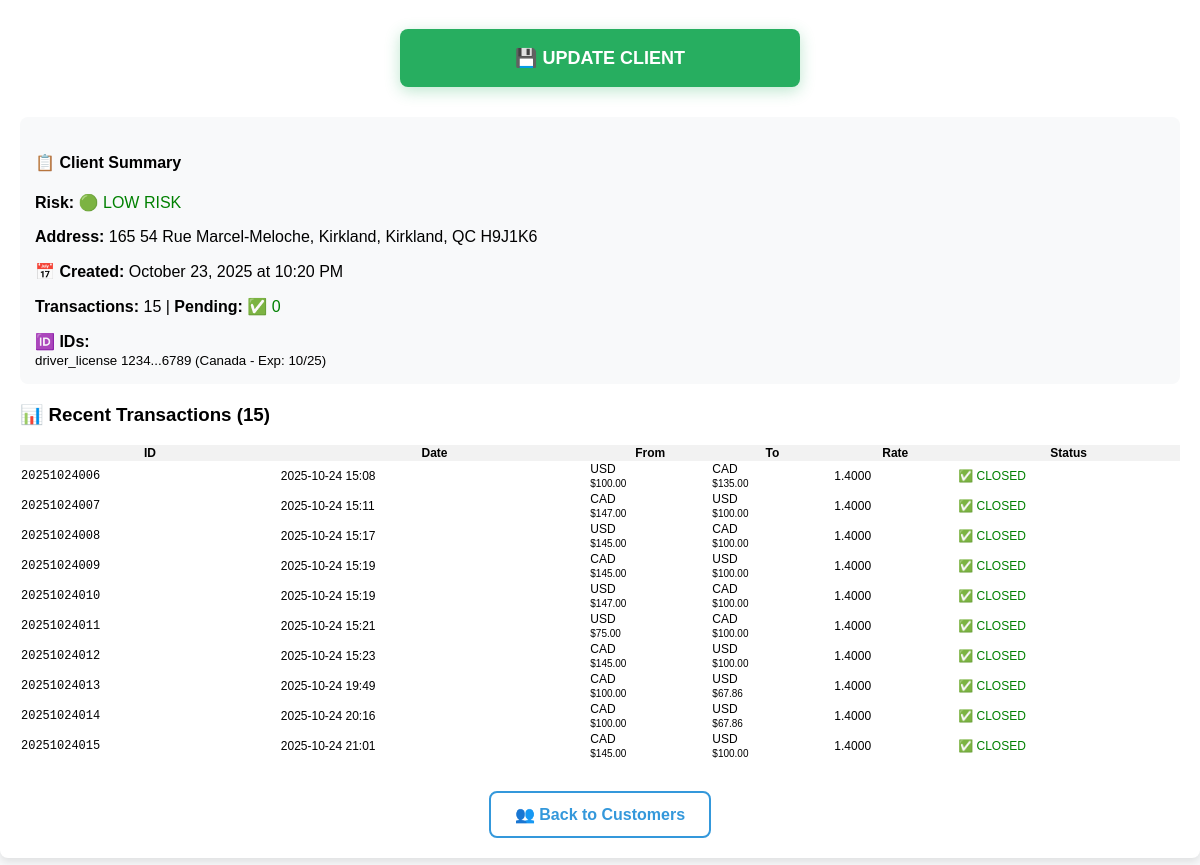
The page /edit_client/1 (signed in, lower part) on the database as committed earlier.
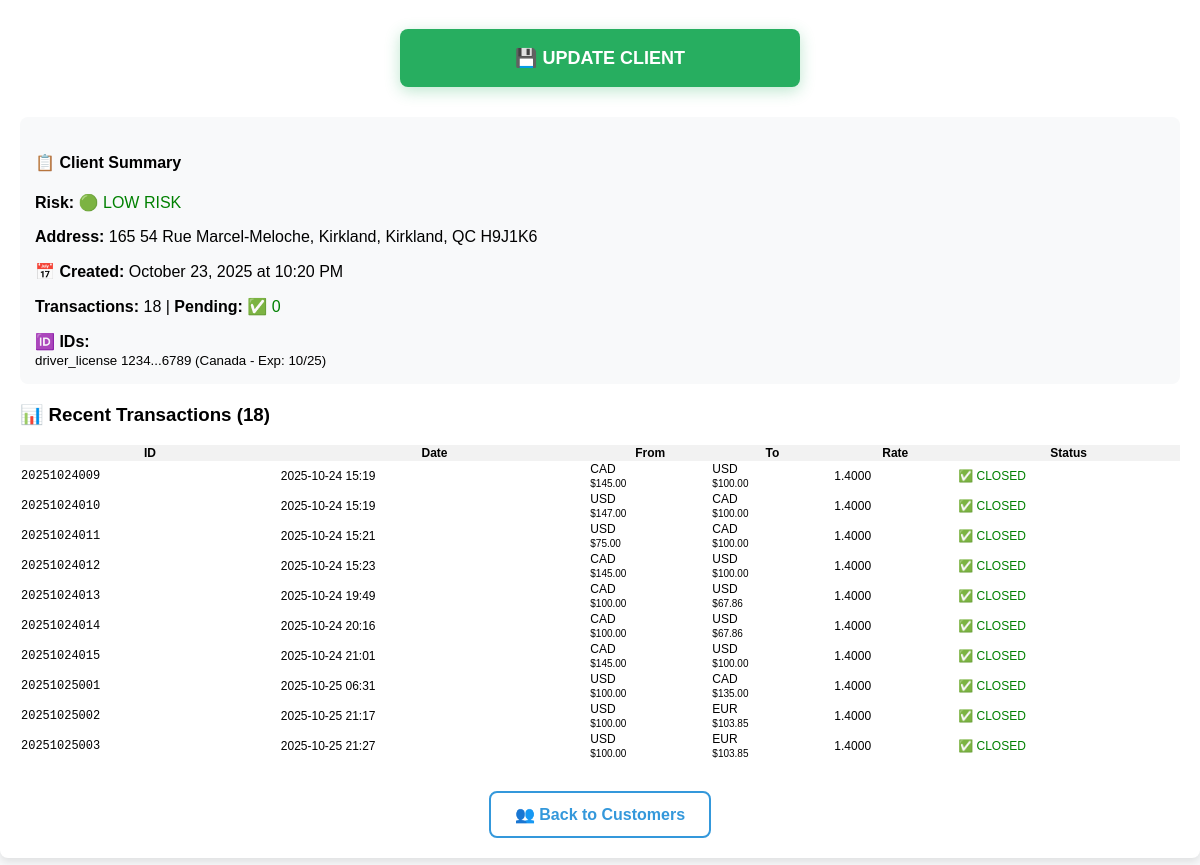
The same page on the database as committed later.
### app.py (models this page shows)
class Transaction(db.Model):
    id = db.Column(db.String(11), primary_key=True)
    date = db.Column(db.DateTime, default=datetime.utcnow)
    from_currency = db.Column(db.String(3), nullable=False)
    to_currency = db.Column(db.String(3), nullable=False)
    from_amount = db.Column(db.Float, nullable=False)
    to_amount = db.Column(db.Float, nullable=False)
    exchange_rate = db.Column(db.Float, nullable=False)
    notes = db.Column(db.Text, nullable=True)
    is_fintrac = db.Column(db.Boolean, default=False)
    client_id = db.Column(db.Integer, db.ForeignKey('client.id'), nullable=False)
    receipt_filename = db.Column(db.String(100))
    status = db.Column(db.String(10), default='closed')

### app.py (the view, shortened to what this page needs)
@app.route('/edit_client/<client_id>', methods=['GET', 'POST'])
def edit_client(client_id):
    print(f"🔍 DEBUG: edit_client called with client_id={client_id}, method={request.method}")  # DEBUG
    if 'user_id' not in session:
        return redirect(url_for('login'))
    if client_id == 'new':
        client = None
    else:
        client = Client.query.get_or_404(int(client_id))
    return render_template('edit_client.html', client=client)

### templates/edit_client.html (shortened to what this page needs)
{% extends "base.html" %}
{% block content %}
<div style="text-align:center; margin-bottom:30px;">
    <button type="submit" form="clientForm"
            style="width:100%; max-width:400px; padding:18px; background:#27ae60; color:white; border:none; border-radius:8px; font-size:18px; font-weight:bold; cursor:pointer; box-shadow:0 4px 15px rgba(39,174,96,0.3);">
        {% if client %}💾 UPDATE CLIENT{% else %}👥 ADD NEW CLIENT{% endif %}
    </button>
</div>
{% if client %}
<div style="background:#f8f9fa; padding:15px; border-radius:8px; margin-bottom:20px;">
    <h4>📋 Client Summary</h4>
    <p><strong>Risk:</strong>
        {% if client.risk_level == 'low risk' %}<span style="color:green;">🟢 LOW RISK</span>
        {% elif client.risk_level == 'medium risk' %}<span style="color:orange;">🟡 MEDIUM RISK</span>
        {% elif client.risk_level == 'high risk' %}<span style="color:red;">🟠 HIGH RISK</span>
        {% else %}<span style="color:red; font-weight:bold;">🔴 ON HOLD</span>{% endif %}
    </p>
    <p><strong>Address:</strong> {{ client.apartment or '' }} {{ client.civic_number }} {{ client.street }}, {{ client.city }}, {{ client.province }} {{ client.postal_code }}</p>
    <p><strong>📅 Created:</strong> {{ client.created_at.strftime('%B %d, %Y at %I:%M %p') }}</p>
    {% set transactions_list = client.transactions %}
    <p><strong>Transactions:</strong> {{ transactions_list|length }} |
       <strong>Pending:</strong>
       {% set pending_tx = transactions_list|selectattr('status', 'equalto', 'pending')|list %}
       {% if pending_tx|length > 0 %}
           <span style="color:red; font-weight:bold;">🚨 {{ pending_tx|length }}</span>
       {% else %}
           <span style="color:green;">✅ 0</span>
       {% endif %}
    </p>
    {% if client.id1_number or client.id2_number or client.id3_number %}
    <div style="margin-top:15px;">
        <strong>🆔 IDs:</strong><br>
        {% if client.id1_number %}
            <small>{{ client.id1_type or 'ID' }} {{ client.id1_number[:4] }}...{{ client.id1_number[-4:] }}
            {% if client.id1_expiry_date %}
                ({{ client.id1_issued_by or 'Unknown' }} - Exp: {{ client.id1_expiry_date.strftime('%m/%y') }})
            {% endif %}
            </small><br>
        {% endif %}
    </div>
    {% endif %}
</div>
<h3>📊 Recent Transactions ({{ transactions_list|length }})</h3>
<table style="width:100%; border-collapse:collapse; font-size:12px; margin-top:10px;">
    <tr style="background:#f2f2f2;">
        <th>ID</th><th>Date</th><th>From</th><th>To</th><th>Rate</th><th>Status</th>
    </tr>
    {% for tx in transactions_list[-10:] %}
    <tr>
        <td style="font-family:monospace;">{{ tx.id }}</td>
        <td>{{ tx.date.strftime('%Y-%m-%d %H:%M') }}</td>
        <td>{{ tx.from_currency }}<br><small>${{ "%.2f"|format(tx.from_amount) }}</small></td>
        <td>{{ tx.to_currency }}<br><small>${{ "%.2f"|format(tx.to_amount) }}</small></td>
        <td>{{ "%.4f"|format(tx.exchange_rate) }}</td>
        <td>
            {% if tx.status == 'pending' %}
                <span style="color:red; font-weight:bold;">⏳ PENDING</span>
            {% else %}
                <span style="color:green;">✅ CLOSED</span>
            {% endif %}
        </td>
    </tr>
    {% else %}
    <tr><td colspan="6" style="text-align:center; color:#999; padding:20px;">No transactions yet</td></tr>
    {% endfor %}
</table>
{% endif %}
<div style="text-align:center; margin-top:30px;">
    <a href="{{ url_for('customers') }}"
       style="font-size:16px; color:#3498db; font-weight:bold; text-decoration:none; padding:12px 24px; border:2px solid #3498db; border-radius:8px; display:inline-block;">
       👥 Back to Customers
    </a>
</div>
{% endblock %}

Rows that differ between the two databases and show on the page:
no longer on this page (row unchanged): Transaction: id "20251024006", date "2025-10-24 15:08", from_currency "USD", from_amount "100.00", to_currency "CAD", to_amount "135.00", exchange_rate "1.4000", status "✅ CLOSED"
no longer on this page (row unchanged): Transaction: id "20251024007", date "2025-10-24 15:11", from_currency "CAD", from_amount "147.00", to_currency "USD", to_amount "100.00", exchange_rate "1.4000", status "✅ CLOSED"
no longer on this page (row unchanged): Transaction: id "20251024008", date "2025-10-24 15:17", from_currency "USD", from_amount "145.00", to_currency "CAD", to_amount "100.00", exchange_rate "1.4000", status "✅ CLOSED"
added Transaction: id "20251025001", date "2025-10-25 06:31", from_currency "USD", from_amount "100.00", to_currency "CAD", to_amount "135.00", exchange_rate "1.4000", status "✅ CLOSED"
added Transaction: id "20251025002", date "2025-10-25 21:17", from_currency "USD", from_amount "100.00", to_currency "EUR", to_amount "103.85", exchange_rate "1.4000", status "✅ CLOSED"
added Transaction: id "20251025003", date "2025-10-25 21:27", from_currency "USD", from_amount "100.00", to_currency "EUR", to_amount "103.85", exchange_rate "1.4000", status "✅ CLOSED"
Other text that changed with them:
{{ transactions_list|length }}: "15" → "18"
